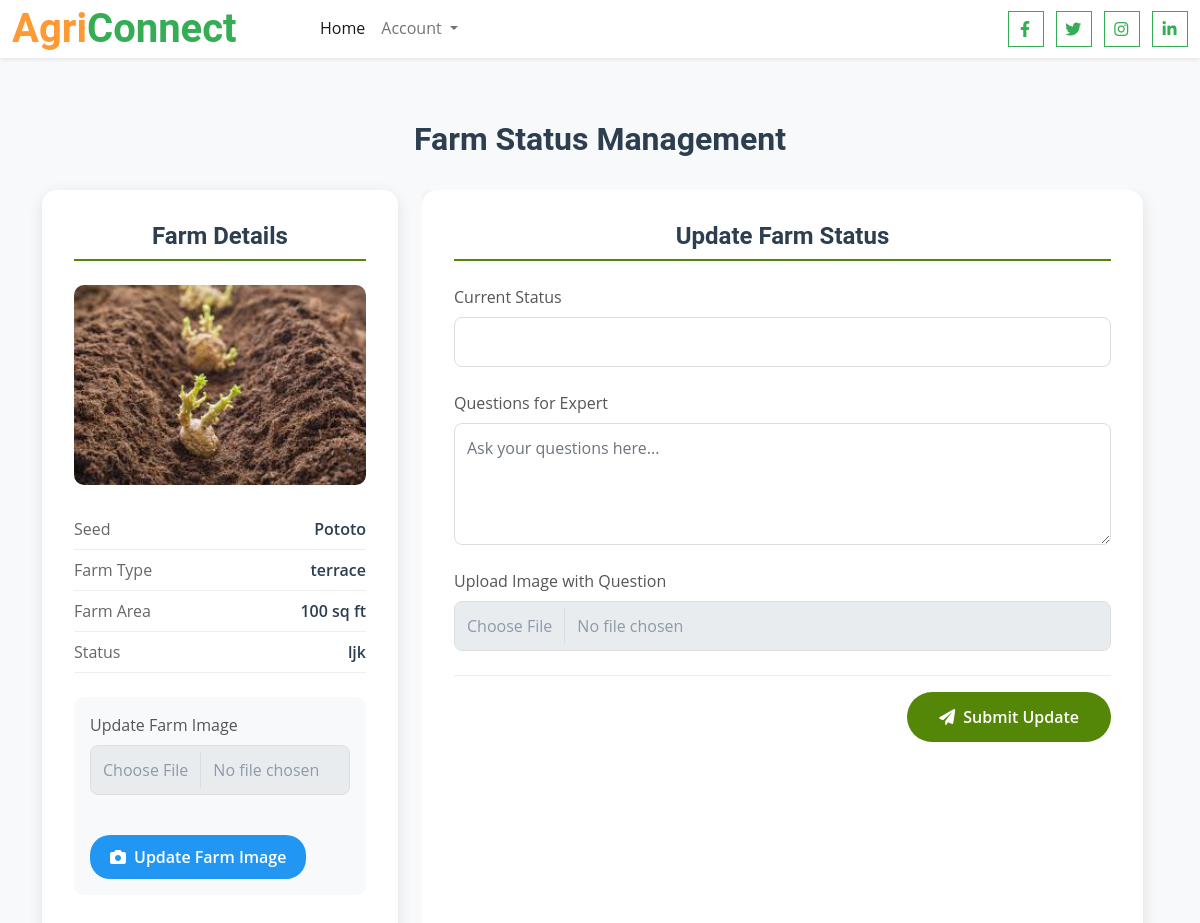
Page /farmer/FramStatusUpdate/2 on the committed database.
### farmer/models.py (models this page shows)
class SeedFarm(models.Model):
    seedname = models.CharField(max_length=55)
    farmfield = models.CharField(max_length=55)
    framarea = models.CharField(max_length=55)
    framstatus = models.CharField(max_length=1000)
    image = models.FileField(upload_to="framimage")
    user = models.ForeignKey(User,on_delete=models.CASCADE)
    date = models.DateField(auto_now_add=True)

### farmer/views.py (the view, shortened to what this page needs)
# urls.py: path("FramStatusUpdate/<str:pk>",views.FramStatusUpdate,name="FramStatusUpdate"),
def FramStatusUpdate(request,pk):
    Farm = SeedFarm.objects.filter(id = pk)
    farm = SeedFarm.objects.get(id = pk)
    farmstatus = FarmStatus.objects.filter(Farm = farm)
    context = {
        "Farm":Farm,
        "farmstatus":farmstatus
    }
    return render(request,'farmer/farmstatusupdate.html',context)

### templates/farmer/farmstatusupdate.html (shortened to what this page needs)
{% extends "farmerhome.html" %}
{% block content %}
<div class="farm-status-container">
    <div class="container">
        <h1 class="page-title">Farm Status Management</h1>
        <div class="row">
            {% for i in Farm %}
            <div class="col-md-4">
                <div class="status-card">
                    <h3 class="section-title">Farm Details</h3>
                    <img src="{{i.image.url}}" class="farm-image" alt="{{i.seedname}}">
                    <div class="farm-details">
                        <div class="farm-detail-item">
                            <span class="farm-detail-label">Seed</span>
                            <span class="farm-detail-value">{{i.seedname}}</span>
                        </div>
                        <div class="farm-detail-item">
                            <span class="farm-detail-label">Farm Type</span>
                            <span class="farm-detail-value">{{i.farmfield}}</span>
                        </div>
                        <div class="farm-detail-item">
                            <span class="farm-detail-label">Farm Area</span>
                            <span class="farm-detail-value">{{i.framarea}} sq ft</span>
                        </div>
                        <div class="farm-detail-item">
                            <span class="farm-detail-label">Status</span>
                            <span class="farm-detail-value">{{i.framstatus}}</span>
                        </div>
                    </div>
                    <form action="{% url 'UpdateFarmImage' i.id %}" method="post" enctype="multipart/form-data" class="farm-image-update-form">
                        <div class="form-group">
                            <label for="farm_image" class="form-label">Update Farm Image</label>
                            <input type="file" name="farm_image" id="farm_image" class="form-control" accept="image/*" required>
                        </div>
                        <button type="submit" class="farm-image-btn">
                            <i class="fas fa-camera me-2"></i>Update Farm Image
                        </button>
                    </form>
                </div>
            </div>
            <div class="col-md-8">
                <div class="main-content-wrapper">
                    <div class="status-card">
                        <h3 class="section-title">Update Farm Status</h3>
                        <form action="" method="post" enctype="multipart/form-data">
                            <div class="form-group">
                                <label>Current Status</label>
                                <input type="text" name="status" class="form-control" required>
                            </div>
                            <div class="form-group">
                                <label>Questions for Expert</label>
                                <textarea name="questions" class="form-control" rows="4" placeholder="Ask your questions here..."></textarea>
                            </div>
                            <div class="form-group">
                                <label>Upload Image with Question</label>
                                <input type="file" name="status_image" class="form-control" accept="image/*" onchange="previewStatusImage(this)">
                            </div>
                            <div class="actions-section">
                                <button type="submit" class="submit-btn">
                                    <i class="fas fa-paper-plane me-2"></i>Submit Update
                                </button>
                            </div>
                        </form>
                    </div>
                </div>
            </div>
            {% endfor %}
        </div>
    </div>
</div>
{% endblock %}

### static/css/style.css (style rules this page uses)
:root { --primary: #34AD54; --secondary: #FF9933; --light: #F6FFF2; --dark: #263A4F; }

### templates/farmer/farmstatusupdate.html (style rules this page uses)
.farm-status-container { padding: 120px 0 2rem 0; min-height: 100vh; background-color: #f8f9fa; margin-bottom: 60px; position: relative; }
.page-title { text-align: center; color: #2c3e50; margin-bottom: 2rem; font-size: 2rem; font-weight: 600; }
.status-card { background: white; border-radius: 15px; box-shadow: 0 4px 15px rgba(0,0,0,0.1); padding: 2rem; height: 100%; transition: all 0.3s ease; }
.section-title { color: #2c3e50; font-size: 1.5rem; font-weight: 600; margin-bottom: 1.5rem; text-align: center; padding-bottom: 0.5rem; border-bottom: 2px solid #548608; }
.farm-image { width: 100%; height: 200px; object-fit: cover; border-radius: 10px; margin-bottom: 1.5rem; }
.farm-details { margin-bottom: 1.5rem; }
.farm-detail-item { display: flex; justify-content: space-between; padding: 0.5rem 0; border-bottom: 1px solid #eee; }
.farm-detail-label { color: #666; font-weight: 500; }
.farm-detail-value { color: #2c3e50; font-weight: 600; }
.form-group { margin-bottom: 1.5rem; }
.form-group label { display: block; margin-bottom: 0.5rem; color: #555; font-weight: 500; }
.form-control { width: 100%; padding: 0.75rem; border: 1px solid #ddd; border-radius: 8px; transition: all 0.3s ease; }
.submit-btn { background: #548608; color: white; padding: 0.8rem 2rem; border-radius: 25px; border: none; font-weight: 600; transition: all 0.3s ease; width: auto; min-width: 200px; }
.actions-section { display: flex; justify-content: flex-end; margin-top: 1rem; padding-top: 1rem; border-top: 1px solid #eee; }
.farm-image-update-form { margin-top: 1rem; padding: 1rem; background: #f8f9fa; border-radius: 10px; }
.farm-image-btn { background: #2196F3; color: white; padding: 10px 20px; border-radius: 20px; border: none; font-weight: 600; transition: all 0.3s ease; width: auto; display: inline-block; text-align: center; margin-top: 1rem; }
.main-content-wrapper { height: calc(100vh - 200px); overflow-y: auto; padding-right: 15px; margin-bottom: 2rem; }

### templates/farmerhome.html (style rules this page uses)
body { padding-top: 0; }

### rows in the picture
SeedFarm: image (picture), seedname "Pototo", farmfield "terrace", framarea "100", framstatus "ljk"
